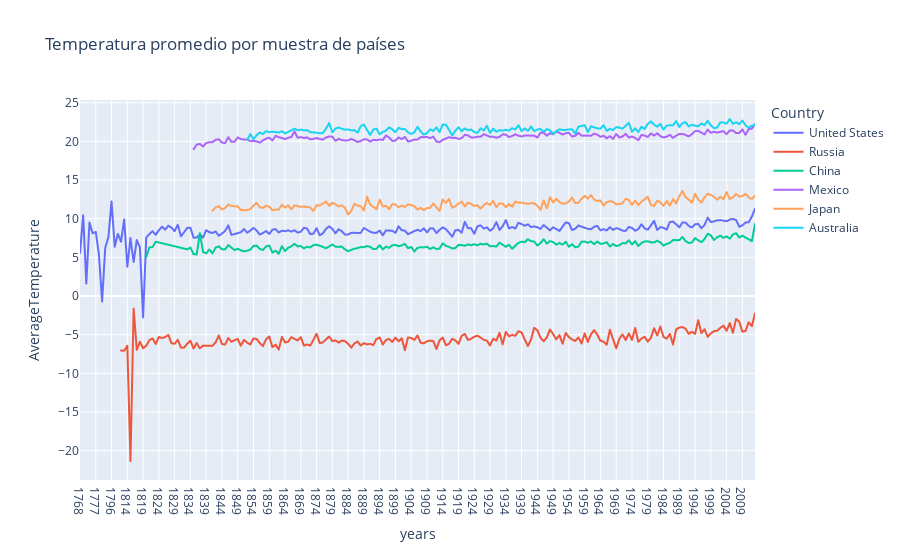

The notebook cell this image was saved under:
### Code cell
# Ahora sí, ya podemos hcer la función

fig = px.line(avg_temp, x = "years", y = "AverageTemperature", color = "Country",
       title = "Temperatura promedio por muestra de países")
fig.show()

### Figure 1 — Plotly figure (JSON) as saved in the notebook; plotly's stock layout.template omitted (floating-point values rounded to 4 significant figures; data arrays with more than 128 entries replaced by an {"elided": "..."} marker saying what was removed)
{"data": [{"hovertemplate": "Country=United States<br>years=%{x}<br>AverageTemperature=%{y}<extra></extra>", "legendgroup": "United States", "line": {"color": "#636efa", "dash": "solid"}, "marker": {"symbol": "circle"}, "mode": "lines", "name": "United States", "showlegend": true, "type": "scattergl", "x": {"elided": "215 str values"}, "xaxis": "x", "y": {"elided": "215 float values"}, "yaxis": "y"}, {"hovertemplate": "Country=Russia<br>years=%{x}<br>AverageTemperature=%{y}<extra></extra>", "legendgroup": "Russia", "line": {"color": "#EF553B", "dash": "solid"}, "marker": {"symbol": "circle"}, "mode": "lines", "name": "Russia", "showlegend": true, "type": "scattergl", "x": {"elided": "202 str values"}, "xaxis": "x", "y": {"elided": "202 float values"}, "yaxis": "y"}, {"hovertemplate": "Country=China<br>years=%{x}<br>AverageTemperature=%{y}<extra></extra>", "legendgroup": "China", "line": {"color": "#00cc96", "dash": "solid"}, "marker": {"symbol": "circle"}, "mode": "lines", "name": "China", "showlegend": true, "type": "scattergl", "x": {"elided": "185 str values"}, "xaxis": "x", "y": {"elided": "185 float values"}, "yaxis": "y"}, {"hovertemplate": "Country=Mexico<br>years=%{x}<br>AverageTemperature=%{y}<extra></extra>", "legendgroup": "Mexico", "line": {"color": "#ab63fa", "dash": "solid"}, "marker": {"symbol": "circle"}, "mode": "lines", "name": "Mexico", "showlegend": true, "type": "scattergl", "x": {"elided": "179 str values"}, "xaxis": "x", "y": {"elided": "179 float values"}, "yaxis": "y"}, {"hovertemplate": "Country=Japan<br>years=%{x}<br>AverageTemperature=%{y}<extra></extra>", "legendgroup": "Japan", "line": {"color": "#FFA15A", "dash": "solid"}, "marker": {"symbol": "circle"}, "mode": "lines", "name": "Japan", "showlegend": true, "type": "scattergl", "x": {"elided": "173 str values"}, "xaxis": "x", "y": {"elided": "173 float values"}, "yaxis": "y"}, {"hovertemplate": "Country=Australia<br>years=%{x}<br>AverageTemperature=%{y}<extra></extra>", "legendgroup": "Australia", "line": {"color": "#19d3f3", "dash": "solid"}, "marker": {"symbol": "circle"}, "mode": "lines", "name": "Australia", "showlegend": true, "type": "scattergl", "x": {"elided": "162 str values"}, "xaxis": "x", "y": {"elided": "162 float values"}, "yaxis": "y"}], "layout": {"legend": {"title": {"text": "Country"}, "tracegroupgap": 0}, "title": {"text": "Temperatura promedio por muestra de países"}, "xaxis": {"anchor": "y", "domain": [0, 1], "title": {"text": "years"}}, "yaxis": {"anchor": "x", "domain": [0, 1], "title": {"text": "AverageTemperature"}}}}
